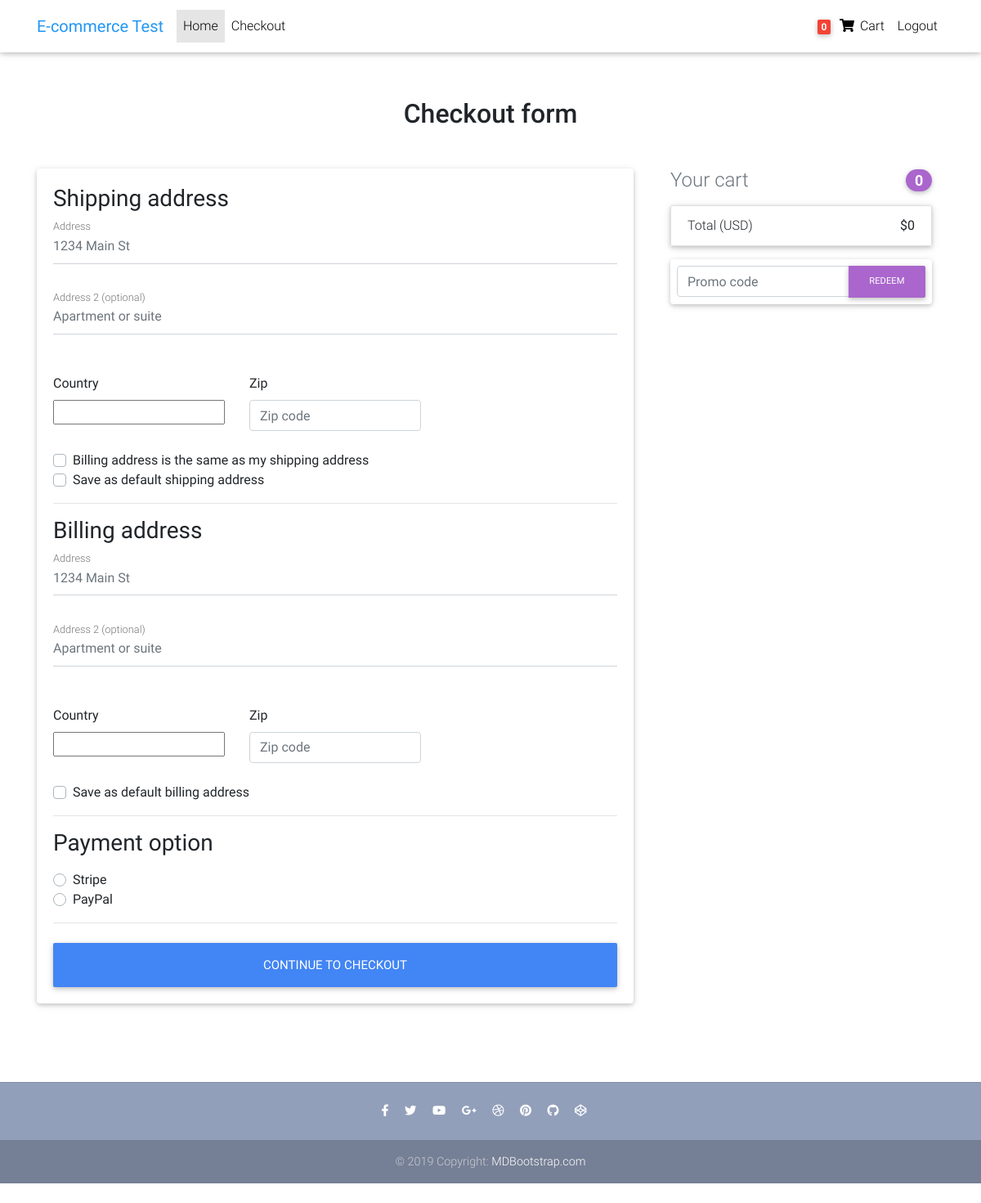
Before: /checkout/ (signed in) with the older database file.
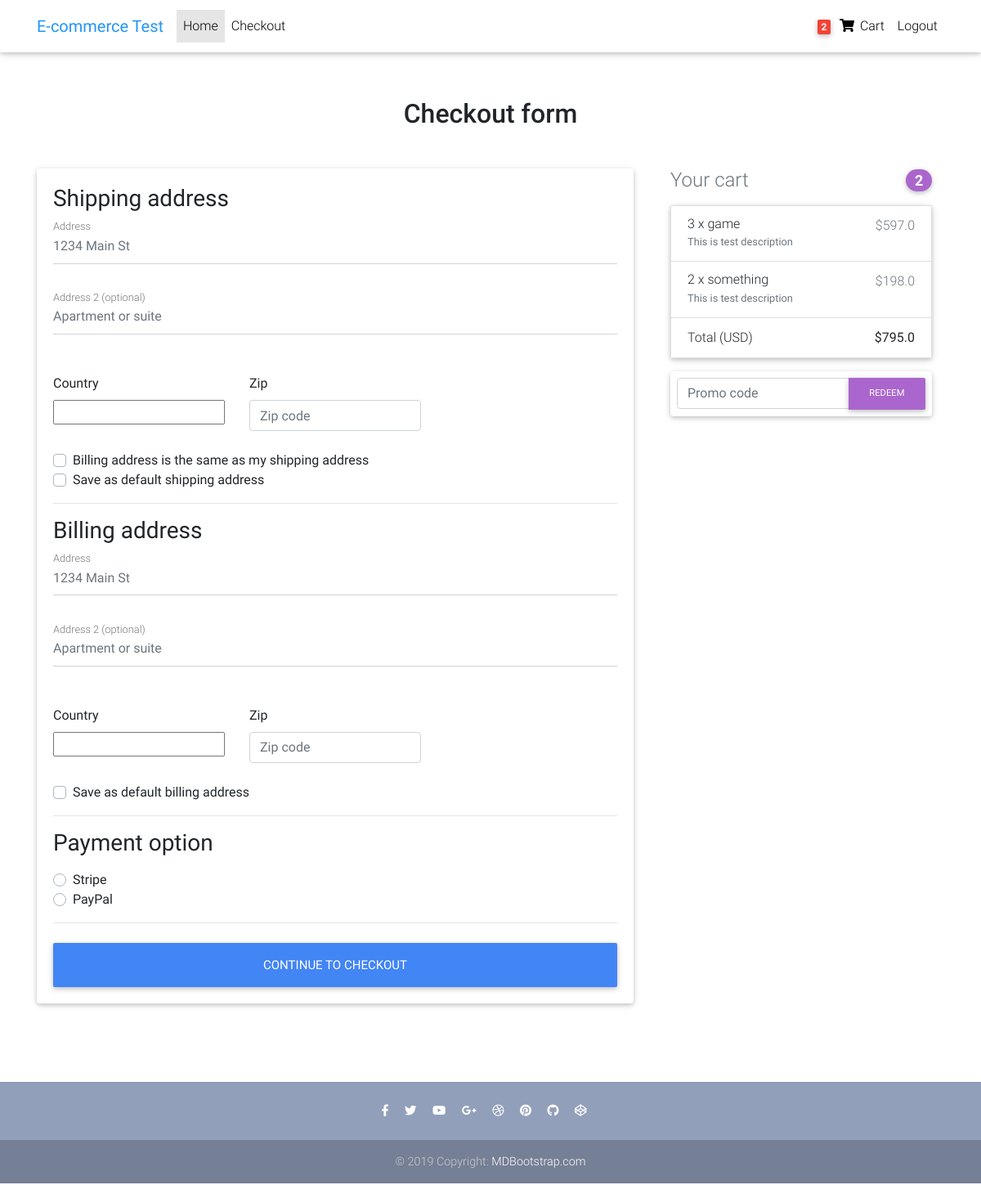
After: the same page with the newer database file.
### store/models.py (models this page shows, shortened)
class Order(models.Model):
    user = models.ForeignKey(settings.AUTH_USER_MODEL,
                             on_delete=models.CASCADE, verbose_name='Заказчик')
    ref_code = models.CharField(max_length=20, blank=True, null=True)
    items = models.ManyToManyField(OrderItem)
    start_date = models.DateTimeField(
        auto_now_add=True, verbose_name='Дата начала заказа')
    ordered_date = models.DateTimeField(verbose_name='Дата заказа')
    ordered = models.BooleanField(default=False, verbose_name='Заказано')
    shipping_address = models.ForeignKey(
        'Address', related_name='shipping_address', on_delete=models.SET_NULL, blank=True, null=True, verbose_name='Адрес доставки')
    billing_address = models.ForeignKey(
        'Address', related_name='billing_address', on_delete=models.SET_NULL, blank=True, null=True, verbose_name='Адрес проживания')
    payment = models.ForeignKey(
        'Payment', on_delete=models.SET_NULL, blank=True, null=True, verbose_name='Оплата')
    coupon = models.ForeignKey(
        'Coupon', on_delete=models.SET_NULL, blank=True, null=True, verbose_name='Купон')
    being_delivered = models.BooleanField(
        default=False, verbose_name='Доставляется')
    received = models.BooleanField(default=False, verbose_name='Получено')
    refund_requested = models.BooleanField(
        default=False, verbose_name='Запрос на возмещение')
    refund_granted = models.BooleanField(
        default=False, verbose_name='Возмещено')
    '''
    1. Item added to cart
    2. Adding a billing address
    (Failed checkout)
    3. Payment
    (Preprocessing, processing, packaging etc.)
    4. Being delivered
    5. Received
    6. Refunds
    '''
    class Meta:
        verbose_name = 'Заказ'
        verbose_name_plural = 'Заказы'
    def get_total(self):
        total = 0
        for order_item in self.items.all():
            total += order_item.get_final_price()
        if self.coupon:
            total -= self.coupon.amount
        return total

class OrderItem(models.Model):
    user = models.ForeignKey(settings.AUTH_USER_MODEL,
                             on_delete=models.CASCADE, verbose_name='Заказчик')
    ordered = models.BooleanField(default=False, verbose_name='Заказано')
    item = models.ForeignKey(
        Item, on_delete=models.CASCADE, verbose_name='Товар')
    quantity = models.IntegerField(default=1, verbose_name='Количество')
    class Meta:
        verbose_name = 'Заказ-Товар'
        verbose_name_plural = 'Заказы-Товары'
    def get_total_discount_item_price(self):
        return self.quantity * self.item.discount_price
    def get_final_price(self):
        if self.item.discount_price:
            return self.get_total_discount_item_price()
        return self.get_total_item_price()

class Item(models.Model):
    title = models.CharField(max_length=100, verbose_name='Наименование')
    price = models.FloatField(verbose_name='Цена')
    discount_price = models.FloatField(
        blank=True, null=True, verbose_name='Цена со скидкой')
    category = models.CharField(
        choices=CATEGORY_CHOICES, max_length=2, verbose_name='Категория')
    label = models.CharField(choices=LABEL_CHOICES,
                             max_length=1, verbose_name='Лейба')
    slug = models.SlugField(verbose_name='Слаг')
    description = models.TextField(verbose_name='Описание')
    image = models.ImageField()
    class Meta:
        verbose_name = 'Товар'
        verbose_name_plural = 'Товары'

### store/views.py (the view, shortened to what this page needs)
# urls.py: path('checkout/', CheckoutView.as_view(), name='checkout'),
class CheckoutView(View):
    def get(self, *args, **kwargs):
        try:
            order = Order.objects.get(user=self.request.user, ordered=False)
            form = CheckoutForm()
            context = {
                'form': form,
                'order': order,
                'couponform': CouponForm(),
                'DISPLAY_COUPON_FORM': True,
            }
            shipping_address_qs = Address.objects.filter(
                user=self.request.user,
                address_type='S',
                default=True
            )
            if shipping_address_qs.exists():
                context.update(
                    {'default_shipping_address': shipping_address_qs[0]})
            billing_address_qs = Address.objects.filter(
                user=self.request.user,
                address_type='B',
                default=True
            )
            if billing_address_qs.exists():
                context.update(
                    {'default_billing_address': billing_address_qs[0]})
            return render(self.request, "store/checkout.html", context)
        except ObjectDoesNotExist:
            messages.info(self.request, "This coupon does not exist")
            return redirect("store:checkout")

### store/forms.py
class CheckoutForm(forms.Form):
    shipping_address = forms.CharField(required=False)
    shipping_address2 = forms.CharField(required=False)
    shipping_country = CountryField(blank_label='(select country)').formfield(
        required=False,
        widget=CountrySelectWidget(attrs={
            'class': 'custom-select d-block w-100',
        }))
    shipping_zip = forms.CharField(required=False)
    billing_address = forms.CharField(required=False)
    billing_address2 = forms.CharField(required=False)
    billing_country = CountryField(blank_label='(select country)').formfield(
        required=False,
        widget=CountrySelectWidget(attrs={
            'class': 'custom-select d-block w-100',
        }))
    billing_zip = forms.CharField(required=False)
    same_billing_address = forms.BooleanField(required=False)
    set_default_shipping = forms.BooleanField(required=False)
    use_default_shipping = forms.BooleanField(required=False)
    set_default_billing = forms.BooleanField(required=False)
    use_default_billing = forms.BooleanField(required=False)
    payment_option = forms.ChoiceField(
        widget=forms.RadioSelect, choices=PAYMENT_CHOICES)

### store/templates/store/checkout.html (shortened to what the changed rows need)
{% extends "store/base.html" %} {% block content %}
<main>
  <div class="container wow fadeIn">
    <h2 class="my-5 h2 text-center">Checkout form</h2>
    <div class="row">
      <div class="col-md-8 mb-4">
        <div class="card">
          <form method="POST" class="card-body">
            <div class="d-block my-3">
              {% for value, name in form.fields.payment_option.choices %}
              <div class="custom-control custom-radio">
                <label class="custom-control-label" for="{{ name }}"
                  >{{ name }}</label
                >
              </div>
              {% endfor %}
            </div>
          </form>
        </div>
      </div>
      <div class="col-md-4 mb-4">{% include "store/order_snippet.html" %}</div>
    </div>
  </div>
</main>
{% endblock content %}

### store/templates/store/navbar.html (shortened to what this page needs)
{% load cart_template_tags %}
<nav
  class="navbar fixed-top navbar-expand-lg navbar-light white scrolling-navbar"
>
  <div class="container">
    <a class="navbar-brand waves-effect" href="/">
      <strong class="blue-text">E-commerce Test</strong>
    </a>
    <div class="collapse navbar-collapse" id="navbarSupportedContent">
      <ul class="navbar-nav mr-auto">
        <li class="nav-item active">
          <a class="nav-link waves-effect" href="/"
            >Home
          </a>
        </li>
        <li class="nav-item">
          <a class="nav-link waves-effect" href="#"> Checkout</a>
        </li>
      </ul>
      <ul class="navbar-nav nav-flex-icons">
        {% if request.user.is_authenticated %}
        <li class="nav-item">
          <a
            href="{% url 'store:order-summary' %}"
            class="nav-link waves-effect"
          >
            <span class="badge red z-depth-1 mr-1">
              {{ request.user|cart_item_count }}
            </span>
            <i class="fas fa-shopping-cart"></i>
            <span class="clearfix d-none d-sm-inline-block"> Cart </span>
          </a>
        </li>
        <li class="nav-item">
          <a class="nav-link waves-effect" href="{% url 'account_logout' %}">
            <span class="clearfix d-none d-sm-inline-block"> Logout </span>
          </a>
        </li>
        {% endif %}
      </ul>
    </div>
  </div>
</nav>

### store/templates/store/order_snippet.html (shortened to what this page needs)
<div class="col-md-12 mb-4">
  <h4 class="d-flex justify-content-between align-items-center mb-3">
    <span class="text-muted">Your cart</span>
    <span class="badge badge-secondary badge-pill"
      >{{ order.items.count }}</span
    >
  </h4>
  <ul class="list-group mb-3 z-depth-1">
    {% for order_item in order.items.all %}
    <li class="list-group-item d-flex justify-content-between lh-condensed">
      <div>
        <h6 class="my-0">
          {{ order_item.quantity }} x {{ order_item.item.title}}
        </h6>
        <small class="text-muted">{{ order_item.item.description}}</small>
      </div>
      <span class="text-muted">${{ order_item.get_final_price }}</span>
    </li>
    {% endfor %}
    <li class="list-group-item d-flex justify-content-between">
      <span>Total (USD)</span>
      <strong>${{ order.get_total }}</strong>
    </li>
  </ul>
  {% if DISPLAY_COUPON_FORM %}
  <form class="card p-2" action="{% url 'store:add-coupon' %}" method="POST">
    <div class="input-group">
      {{ couponform.code }}
      <div class="input-group-append">
        <button class="btn btn-secondary btn-md waves-effect m-0" type="submit">
          Redeem
        </button>
      </div>
    </div>
  </form>
  {% endif %}
</div>

Changed rows visible on the page:
changed through a linked row, Order: items.count "0" → "2"; get_total "0" → "795.0"
now on this page (row edited): OrderItem: quantity "3", item "game", item.description "This is test description", get_final_price "597.0"
added OrderItem: quantity "2", item "something", item.description "This is test description", get_final_price "198.0"
Other visible differences:
{{ request.user|cart_item_count }}: "0" → "2"
